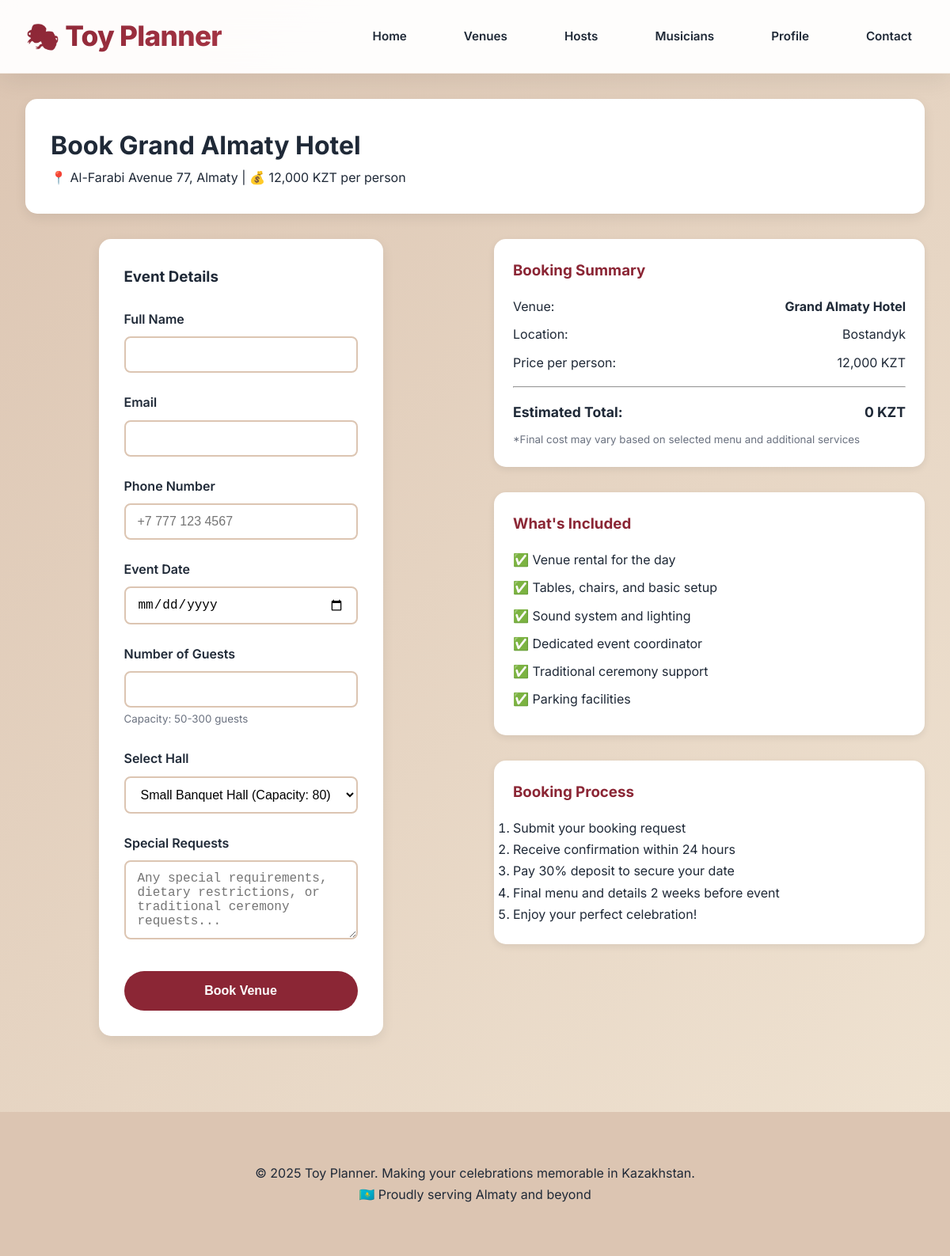
/book/1?event_type=wedding, run on the app's committed database.
### app.py (models this page shows)
class Venue(db.Model):
    id = db.Column(db.Integer, primary_key=True)
    name = db.Column(db.String(100), nullable=False)
    district = db.Column(db.String(50), nullable=False)
    address = db.Column(db.String(200), nullable=False)
    description = db.Column(db.Text)
    capacity_min = db.Column(db.Integer, nullable=False)
    capacity_max = db.Column(db.Integer, nullable=False)
    price_per_person = db.Column(db.Integer, nullable=False)  # in KZT
    phone = db.Column(db.String(20))
    email = db.Column(db.String(100))
    image_url = db.Column(db.String(200))
    event_types = db.Column(db.String(200))  # Comma-separated: wedding,corporate,tusau_keser
    halls = db.relationship('Hall', backref='venue', lazy=True, cascade='all, delete-orphan')
    menu_items = db.relationship('MenuItem', backref='venue', lazy=True, cascade='all, delete-orphan')
    bookings = db.relationship('Booking', backref='venue', lazy=True)

### app.py (the view, shortened to what this page needs)
@app.route('/book/<int:venue_id>', methods=['GET', 'POST'])
def book_venue(venue_id):
    venue = Venue.query.get_or_404(venue_id)
    form = BookingForm()
    form.selected_hall_id.choices = [(hall.id, f"{hall.name} (Capacity: {hall.capacity})")
                                     for hall in venue.halls]
    return render_template('book_venue.html', venue=venue, form=form)

### app.py
class BookingForm(FlaskForm):
    client_name = StringField('Full Name', validators=[DataRequired()])
    client_email = StringField('Email', validators=[DataRequired(), Email()])
    client_phone = StringField('Phone Number', validators=[DataRequired()])
    event_date = DateField('Event Date', validators=[DataRequired()])
    guest_count = IntegerField('Number of Guests', validators=[DataRequired(), NumberRange(min=1, max=1000)])
    selected_hall_id = SelectField('Select Hall', coerce=int)
    special_requests = TextAreaField('Special Requests')
    submit = SubmitField('Book Venue')

### templates/book_venue.html (shortened to what this page needs)
{% extends "base.html" %}
{% block content %}
<div class="container">
    <div class="venue-header" style="margin-bottom: 2rem;">
        <h1>Book {{ venue.name }}</h1>
        <p>📍 {{ venue.address }} | 💰 {{ "{:,}".format(venue.price_per_person) }} KZT per person</p>
    </div>
    <div style="display: grid; grid-template-columns: 1fr 1fr; gap: 3rem;">
        <div class="booking-form">
            <h3 style="margin-bottom: 1.5rem;">Event Details</h3>
            <form method="POST">
                <div class="form-group">
                    {{ form.client_name.label(class="form-label") }}
                    {{ form.client_name(class="form-control") }}
                </div>
                <div class="form-group">
                    {{ form.client_email.label(class="form-label") }}
                    {{ form.client_email(class="form-control") }}
                </div>
                <div class="form-group">
                    {{ form.client_phone.label(class="form-label") }}
                    {{ form.client_phone(class="form-control", placeholder="+7 777 123 4567") }}
                </div>
                <div class="form-group">
                    {{ form.event_date.label(class="form-label") }}
                    {{ form.event_date(class="form-control", min=today) }}
                </div>
                <div class="form-group">
                    {{ form.guest_count.label(class="form-label") }}
                    {{ form.guest_count(class="form-control", min=venue.capacity_min, max=venue.capacity_max) }}
                    <small style="color: var(--text-light);">Capacity: {{ venue.capacity_min }}-{{ venue.capacity_max }} guests</small>
                </div>
                {% if venue.halls %}
                <div class="form-group">
                    {{ form.selected_hall_id.label(class="form-label") }}
                    {{ form.selected_hall_id(class="form-control") }}
                </div>
                {% endif %}
                <div class="form-group">
                    {{ form.special_requests.label(class="form-label") }}
                    {{ form.special_requests(class="form-control", rows="4", placeholder="Any special requirements, dietary restrictions, or traditional ceremony requests...") }}
                </div>
                <div style="margin-top: 2rem;">
                    {{ form.submit(class="btn btn-primary", style="width: 100%; padding: 1rem;") }}
                </div>
            </form>
        </div>
        <div>
            <div class="detail-section" style="margin-bottom: 2rem;">
                <h3>Booking Summary</h3>
                <div style="margin-top: 1rem;">
                    <div style="display: flex; justify-content: space-between; margin-bottom: 0.5rem;">
                        <span>Venue:</span>
                        <strong>{{ venue.name }}</strong>
                    </div>
                    <div style="display: flex; justify-content: space-between; margin-bottom: 0.5rem;">
                        <span>Location:</span>
                        <span>{{ venue.district }}</span>
                    </div>
                    <div style="display: flex; justify-content: space-between; margin-bottom: 0.5rem;">
                        <span>Price per person:</span>
                        <span>{{ "{:,}".format(venue.price_per_person) }} KZT</span>
                    </div>
                    <hr style="margin: 1rem 0;">
                    <div style="display: flex; justify-content: space-between; font-weight: bold; font-size: 1.1rem;">
                        <span>Estimated Total:</span>
                        <span id="total-cost">-</span>
                    </div>
                    <small style="color: var(--text-light); display: block; margin-top: 0.5rem;">
                        *Final cost may vary based on selected menu and additional services
                    </small>
                </div>
            </div>
            <div class="detail-section">
                <h3>What's Included</h3>
                <ul style="list-style: none; padding-left: 0; margin-top: 1rem;">
                    <li style="margin-bottom: 0.5rem;">✅ Venue rental for the day</li>
                    <li style="margin-bottom: 0.5rem;">✅ Tables, chairs, and basic setup</li>
                    <li style="margin-bottom: 0.5rem;">✅ Sound system and lighting</li>
                    <li style="margin-bottom: 0.5rem;">✅ Dedicated event coordinator</li>
                    <li style="margin-bottom: 0.5rem;">✅ Traditional ceremony support</li>
                    <li style="margin-bottom: 0.5rem;">✅ Parking facilities</li>
                </ul>
            </div>
            <div class="detail-section" style="margin-top: 2rem;">
                <h3>Booking Process</h3>
                <ol style="margin-top: 1rem;">
                    <li>Submit your booking request</li>
                    <li>Receive confirmation within 24 hours</li>
                    <li>Pay 30% deposit to secure your date</li>
                    <li>Final menu and details 2 weeks before event</li>
                    <li>Enjoy your perfect celebration!</li>
                </ol>
            </div>
        </div>
    </div>
</div>
{% endblock %}

### static/css/style.css (style rules this page uses)
:root { --primary-beige: #DCC5B2; --soft-sand: #F0E4D3; --accent-burgundy: #8B2635; --accent-green: #2D5016; --accent-royal-blue: #1E3A8A; --text-dark: #1F2937; --text-light: #6B7280; --text-muted: #9CA3AF; --white: #FFFFFF; --shadow: rgba(0, 0, 0, 0.08); --shadow-lg: rgba(0, 0, 0, 0.15); --shadow-xl: rgba(0, 0, 0, 0.25); --gradient-primary: linear-gradient(135deg, var(--primary-beige) 0%, var(--soft-sand) 100%); --gradient-accent: linear-gradient(135deg, var(--accent-burgundy) 0%, #A53545 100%); --gradient-green: linear-gradient(135deg, var(--accent-green) 0%, #3A6B1F 100%); --border-radius: 12px; --border-radius-lg: 20px; --transition: all 0.3s cubic-bezier(0.4, 0, 0.2, 1); --animation-bounce: cubic-bezier(0.68, -0.55, 0.265, 1.55); }
* { margin: 0; padding: 0; box-sizing: border-box; }
body { font-family: 'Inter', 'Segoe UI', -apple-system, BlinkMacSystemFont, sans-serif; background: var(--gradient-primary); background-attachment: fixed; color: var(--text-dark); line-height: 1.7; font-size: 16px; font-weight: 400; -webkit-font-smoothing: antialiased; -moz-osx-font-smoothing: grayscale; overflow-x: hidden; }
.container { max-width: 1200px; margin: 0 auto; padding: 2rem; }
.btn { display: inline-block; padding: 12px 30px; border: none; border-radius: 25px; font-size: 1rem; font-weight: 600; text-decoration: none; cursor: pointer; transition: all 0.3s ease; text-align: center; }
.btn-primary { background-color: var(--accent-burgundy); color: var(--white); }
.form-group { margin-bottom: 1.5rem; }
.form-group label { display: block; margin-bottom: 0.5rem; font-weight: 600; color: var(--text-dark); }
.form-control { width: 100%; padding: 12px 15px; border: 2px solid var(--primary-beige); border-radius: 8px; font-size: 1rem; background-color: var(--white); transition: border-color 0.3s ease; }
.venue-header { background: var(--white); border-radius: 15px; padding: 2rem; margin-bottom: 2rem; box-shadow: 0 5px 15px var(--shadow); }
.detail-section { background: var(--white); padding: 1.5rem; border-radius: 15px; box-shadow: 0 3px 10px var(--shadow); }
.detail-section h3 { color: var(--accent-burgundy); margin-bottom: 1rem; }
.booking-form { background: var(--white); padding: 2rem; border-radius: 15px; box-shadow: 0 5px 15px var(--shadow); max-width: 600px; margin: 0 auto; }

### data on the page
Venue: name "Grand Almaty Hotel", address "Al-Farabi Avenue 77, Almaty", price_per_person "12,000", capacity_min "50", capacity_max "300", district "Bostandyk"
